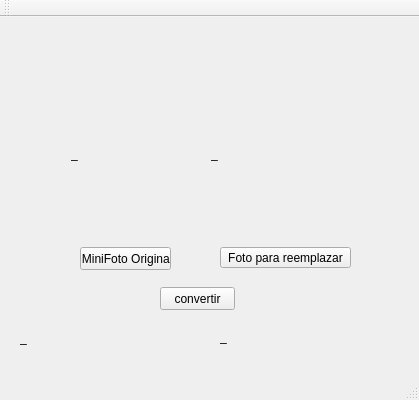
<?xml version="1.0" encoding="UTF-8"?>
<ui version="4.0">
 <class>MainWindow</class>
 <widget class="QMainWindow" name="MainWindow">
  <property name="geometry">
   <rect>
    <x>0</x>
    <y>0</y>
    <width>419</width>
    <height>400</height>
   </rect>
  </property>
  <property name="windowTitle">
   <string>MINIFOTOS</string>
  </property>
  <widget class="QWidget" name="centralWidget">
   <widget class="QPushButton" name="btn_file">
    <property name="geometry">
     <rect>
      <x>80</x>
      <y>230</y>
      <width>91</width>
      <height>23</height>
     </rect>
    </property>
    <property name="text">
     <string> MiniFoto Original</string>
    </property>
   </widget>
   <widget class="QPushButton" name="pushButton">
    <property name="geometry">
     <rect>
      <x>160</x>
      <y>270</y>
      <width>75</width>
      <height>23</height>
     </rect>
    </property>
    <property name="text">
     <string>convertir</string>
    </property>
   </widget>
   <widget class="QLabel" name="label_2">
    <property name="geometry">
     <rect>
      <x>20</x>
      <y>310</y>
      <width>181</width>
      <height>21</height>
     </rect>
    </property>
    <property name="text">
     <string>_</string>
    </property>
   </widget>
   <widget class="QPushButton" name="pushButton_2">
    <property name="geometry">
     <rect>
      <x>220</x>
      <y>230</y>
      <width>131</width>
      <height>21</height>
     </rect>
    </property>
    <property name="text">
     <string>Foto para reemplazar</string>
    </property>
   </widget>
   <widget class="QLabel" name="label_4">
    <property name="geometry">
     <rect>
      <x>220</x>
      <y>310</y>
      <width>181</width>
      <height>20</height>
     </rect>
    </property>
    <property name="text">
     <string>_</string>
    </property>
   </widget>
   <widget class="QWidget" name="layoutWidget">
    <property name="geometry">
     <rect>
      <x>60</x>
      <y>30</y>
      <width>296</width>
      <height>194</height>
     </rect>
    </property>
    <layout class="QGridLayout" name="gridLayout">
     <item row="0" column="0">
      <widget class="QLabel" name="label">
       <property name="minimumSize">
        <size>
         <width>144</width>
         <height>192</height>
        </size>
       </property>
       <property name="text">
        <string>_</string>
       </property>
      </widget>
     </item>
     <item row="0" column="1">
      <widget class="QLabel" name="label_3">
       <property name="minimumSize">
        <size>
         <width>144</width>
         <height>192</height>
        </size>
       </property>
       <property name="text">
        <string>_</string>
       </property>
      </widget>
     </item>
    </layout>
   </widget>
  </widget>
  <widget class="QMenuBar" name="menuBar">
   <property name="geometry">
    <rect>
     <x>0</x>
     <y>0</y>
     <width>419</width>
     <height>21</height>
    </rect>
   </property>
  </widget>
  <widget class="QToolBar" name="mainToolBar">
   <attribute name="toolBarArea">
    <enum>TopToolBarArea</enum>
   </attribute>
   <attribute name="toolBarBreak">
    <bool>false</bool>
   </attribute>
  </widget>
  <widget class="QStatusBar" name="statusBar"/>
 </widget>
 <layoutdefault spacing="6" margin="11"/>
 <resources/>
 <connections/>
</ui>
